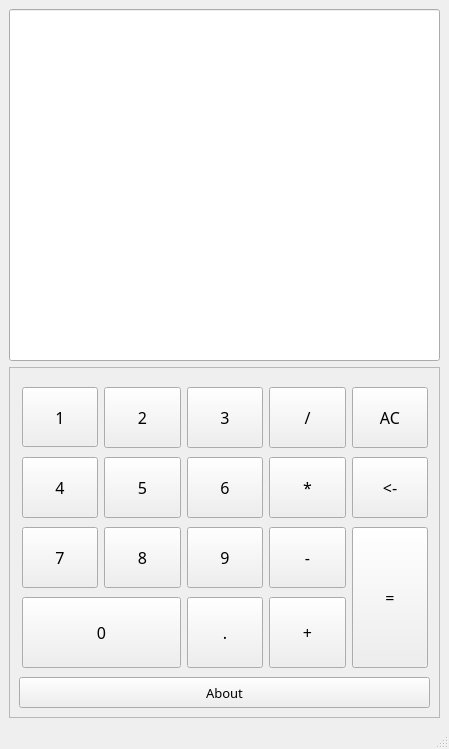
<?xml version="1.0" encoding="UTF-8"?>
<ui version="4.0">
 <class>Calculator</class>
 <widget class="QMainWindow" name="Calculator">
  <property name="enabled">
   <bool>true</bool>
  </property>
  <property name="geometry">
   <rect>
    <x>0</x>
    <y>0</y>
    <width>449</width>
    <height>749</height>
   </rect>
  </property>
  <property name="sizePolicy">
   <sizepolicy hsizetype="Preferred" vsizetype="Fixed">
    <horstretch>250</horstretch>
    <verstretch>250</verstretch>
   </sizepolicy>
  </property>
  <property name="minimumSize">
   <size>
    <width>250</width>
    <height>250</height>
   </size>
  </property>
  <property name="maximumSize">
   <size>
    <width>16777215</width>
    <height>16777215</height>
   </size>
  </property>
  <property name="windowTitle">
   <string>Smart Calculator</string>
  </property>
  <property name="windowIcon">
   <iconset resource="img.qrc">
    <normaloff>:/resources/icon.png</normaloff>:/resources/icon.png</iconset>
  </property>
  <widget class="QWidget" name="centralwidget">
   <layout class="QVBoxLayout" name="verticalLayout">
    <item>
     <widget class="QLineEdit" name="Input">
      <property name="sizePolicy">
       <sizepolicy hsizetype="Preferred" vsizetype="Preferred">
        <horstretch>0</horstretch>
        <verstretch>0</verstretch>
       </sizepolicy>
      </property>
      <property name="minimumSize">
       <size>
        <width>20</width>
        <height>20</height>
       </size>
      </property>
      <property name="font">
       <font>
        <family>Fira Sans</family>
        <pointsize>36</pointsize>
        <italic>false</italic>
        <bold>false</bold>
       </font>
      </property>
      <property name="tabletTracking">
       <bool>false</bool>
      </property>
      <property name="toolTip">
       <string>&lt;html&gt;&lt;head/&gt;&lt;body&gt;&lt;p align=&quot;right&quot;&gt;&lt;br/&gt;&lt;/p&gt;&lt;/body&gt;&lt;/html&gt;</string>
      </property>
      <property name="layoutDirection">
       <enum>Qt::RightToLeft</enum>
      </property>
      <property name="styleSheet">
       <string notr="true">font: 36pt &quot;Fira Sans&quot;;</string>
      </property>
      <property name="text">
       <string/>
      </property>
      <property name="alignment">
       <set>Qt::AlignRight|Qt::AlignTrailing|Qt::AlignVCenter</set>
      </property>
     </widget>
    </item>
    <item>
     <widget class="QFrame" name="frame">
      <property name="frameShape">
       <enum>QFrame::StyledPanel</enum>
      </property>
      <property name="frameShadow">
       <enum>QFrame::Raised</enum>
      </property>
      <widget class="QPushButton" name="About">
       <property name="geometry">
        <rect>
         <x>10</x>
         <y>310</y>
         <width>411</width>
         <height>31</height>
        </rect>
       </property>
       <property name="font">
        <font>
         <family>Fira Code Medium</family>
         <pointsize>10</pointsize>
         <bold>false</bold>
        </font>
       </property>
       <property name="text">
        <string>About</string>
       </property>
      </widget>
      <widget class="QPushButton" name="Eight">
       <property name="geometry">
        <rect>
         <x>95</x>
         <y>160</y>
         <width>77</width>
         <height>61</height>
        </rect>
       </property>
       <property name="sizePolicy">
        <sizepolicy hsizetype="Preferred" vsizetype="Preferred">
         <horstretch>0</horstretch>
         <verstretch>0</verstretch>
        </sizepolicy>
       </property>
       <property name="minimumSize">
        <size>
         <width>20</width>
         <height>20</height>
        </size>
       </property>
       <property name="font">
        <font>
         <family>Fira Code Medium</family>
         <pointsize>12</pointsize>
         <bold>false</bold>
        </font>
       </property>
       <property name="text">
        <string>8</string>
       </property>
      </widget>
      <widget class="QPushButton" name="dot">
       <property name="geometry">
        <rect>
         <x>178</x>
         <y>230</y>
         <width>76</width>
         <height>71</height>
        </rect>
       </property>
       <property name="sizePolicy">
        <sizepolicy hsizetype="Preferred" vsizetype="Preferred">
         <horstretch>0</horstretch>
         <verstretch>0</verstretch>
        </sizepolicy>
       </property>
       <property name="minimumSize">
        <size>
         <width>20</width>
         <height>20</height>
        </size>
       </property>
       <property name="font">
        <font>
         <family>Fira Code Medium</family>
         <pointsize>12</pointsize>
         <bold>false</bold>
        </font>
       </property>
       <property name="text">
        <string>.</string>
       </property>
      </widget>
      <widget class="QPushButton" name="Six">
       <property name="geometry">
        <rect>
         <x>178</x>
         <y>90</y>
         <width>76</width>
         <height>61</height>
        </rect>
       </property>
       <property name="sizePolicy">
        <sizepolicy hsizetype="Preferred" vsizetype="Preferred">
         <horstretch>0</horstretch>
         <verstretch>0</verstretch>
        </sizepolicy>
       </property>
       <property name="minimumSize">
        <size>
         <width>20</width>
         <height>20</height>
        </size>
       </property>
       <property name="font">
        <font>
         <family>Fira Code Medium</family>
         <pointsize>12</pointsize>
         <bold>false</bold>
        </font>
       </property>
       <property name="text">
        <string>6</string>
       </property>
      </widget>
      <widget class="QPushButton" name="Zero">
       <property name="geometry">
        <rect>
         <x>13</x>
         <y>230</y>
         <width>159</width>
         <height>71</height>
        </rect>
       </property>
       <property name="sizePolicy">
        <sizepolicy hsizetype="Preferred" vsizetype="Preferred">
         <horstretch>0</horstretch>
         <verstretch>0</verstretch>
        </sizepolicy>
       </property>
       <property name="minimumSize">
        <size>
         <width>20</width>
         <height>20</height>
        </size>
       </property>
       <property name="font">
        <font>
         <family>Fira Code Medium</family>
         <pointsize>12</pointsize>
         <bold>false</bold>
        </font>
       </property>
       <property name="text">
        <string>0</string>
       </property>
      </widget>
      <widget class="QPushButton" name="Plus">
       <property name="geometry">
        <rect>
         <x>260</x>
         <y>230</y>
         <width>77</width>
         <height>71</height>
        </rect>
       </property>
       <property name="sizePolicy">
        <sizepolicy hsizetype="Preferred" vsizetype="Preferred">
         <horstretch>0</horstretch>
         <verstretch>0</verstretch>
        </sizepolicy>
       </property>
       <property name="minimumSize">
        <size>
         <width>20</width>
         <height>20</height>
        </size>
       </property>
       <property name="font">
        <font>
         <family>Fira Code Medium</family>
         <pointsize>12</pointsize>
         <bold>false</bold>
        </font>
       </property>
       <property name="text">
        <string>+</string>
       </property>
      </widget>
      <widget class="QPushButton" name="Clear">
       <property name="geometry">
        <rect>
         <x>343</x>
         <y>90</y>
         <width>76</width>
         <height>61</height>
        </rect>
       </property>
       <property name="sizePolicy">
        <sizepolicy hsizetype="Preferred" vsizetype="Preferred">
         <horstretch>0</horstretch>
         <verstretch>0</verstretch>
        </sizepolicy>
       </property>
       <property name="minimumSize">
        <size>
         <width>20</width>
         <height>20</height>
        </size>
       </property>
       <property name="font">
        <font>
         <family>Fira Code Medium</family>
         <pointsize>12</pointsize>
         <bold>false</bold>
        </font>
       </property>
       <property name="text">
        <string>&lt;-</string>
       </property>
      </widget>
      <widget class="QPushButton" name="Minus">
       <property name="geometry">
        <rect>
         <x>260</x>
         <y>160</y>
         <width>77</width>
         <height>61</height>
        </rect>
       </property>
       <property name="sizePolicy">
        <sizepolicy hsizetype="Preferred" vsizetype="Preferred">
         <horstretch>0</horstretch>
         <verstretch>0</verstretch>
        </sizepolicy>
       </property>
       <property name="minimumSize">
        <size>
         <width>20</width>
         <height>20</height>
        </size>
       </property>
       <property name="font">
        <font>
         <family>Fira Code Medium</family>
         <pointsize>12</pointsize>
         <bold>false</bold>
        </font>
       </property>
       <property name="text">
        <string>-</string>
       </property>
      </widget>
      <widget class="QPushButton" name="One">
       <property name="geometry">
        <rect>
         <x>13</x>
         <y>20</y>
         <width>76</width>
         <height>60</height>
        </rect>
       </property>
       <property name="sizePolicy">
        <sizepolicy hsizetype="Preferred" vsizetype="Preferred">
         <horstretch>0</horstretch>
         <verstretch>0</verstretch>
        </sizepolicy>
       </property>
       <property name="minimumSize">
        <size>
         <width>20</width>
         <height>20</height>
        </size>
       </property>
       <property name="font">
        <font>
         <family>Fira Code Medium</family>
         <pointsize>12</pointsize>
         <bold>false</bold>
        </font>
       </property>
       <property name="text">
        <string>1</string>
       </property>
      </widget>
      <widget class="QPushButton" name="Three">
       <property name="geometry">
        <rect>
         <x>178</x>
         <y>20</y>
         <width>76</width>
         <height>61</height>
        </rect>
       </property>
       <property name="sizePolicy">
        <sizepolicy hsizetype="Preferred" vsizetype="Preferred">
         <horstretch>0</horstretch>
         <verstretch>0</verstretch>
        </sizepolicy>
       </property>
       <property name="minimumSize">
        <size>
         <width>20</width>
         <height>20</height>
        </size>
       </property>
       <property name="font">
        <font>
         <family>Fira Code Medium</family>
         <pointsize>12</pointsize>
         <bold>false</bold>
        </font>
       </property>
       <property name="text">
        <string>3</string>
       </property>
      </widget>
      <widget class="QPushButton" name="Seven">
       <property name="geometry">
        <rect>
         <x>13</x>
         <y>160</y>
         <width>76</width>
         <height>61</height>
        </rect>
       </property>
       <property name="sizePolicy">
        <sizepolicy hsizetype="Preferred" vsizetype="Preferred">
         <horstretch>0</horstretch>
         <verstretch>0</verstretch>
        </sizepolicy>
       </property>
       <property name="minimumSize">
        <size>
         <width>20</width>
         <height>20</height>
        </size>
       </property>
       <property name="font">
        <font>
         <family>Fira Code Medium</family>
         <pointsize>12</pointsize>
         <bold>false</bold>
        </font>
       </property>
       <property name="text">
        <string>7</string>
       </property>
      </widget>
      <widget class="QPushButton" name="Ac">
       <property name="geometry">
        <rect>
         <x>343</x>
         <y>20</y>
         <width>76</width>
         <height>61</height>
        </rect>
       </property>
       <property name="sizePolicy">
        <sizepolicy hsizetype="Preferred" vsizetype="Preferred">
         <horstretch>0</horstretch>
         <verstretch>0</verstretch>
        </sizepolicy>
       </property>
       <property name="minimumSize">
        <size>
         <width>20</width>
         <height>20</height>
        </size>
       </property>
       <property name="font">
        <font>
         <family>Fira Code Medium</family>
         <pointsize>12</pointsize>
         <bold>false</bold>
        </font>
       </property>
       <property name="text">
        <string>AC</string>
       </property>
      </widget>
      <widget class="QPushButton" name="Nine">
       <property name="geometry">
        <rect>
         <x>178</x>
         <y>160</y>
         <width>76</width>
         <height>61</height>
        </rect>
       </property>
       <property name="sizePolicy">
        <sizepolicy hsizetype="Preferred" vsizetype="Preferred">
         <horstretch>0</horstretch>
         <verstretch>0</verstretch>
        </sizepolicy>
       </property>
       <property name="minimumSize">
        <size>
         <width>20</width>
         <height>20</height>
        </size>
       </property>
       <property name="font">
        <font>
         <family>Fira Code Medium</family>
         <pointsize>12</pointsize>
         <bold>false</bold>
        </font>
       </property>
       <property name="text">
        <string>9</string>
       </property>
      </widget>
      <widget class="QPushButton" name="Two">
       <property name="geometry">
        <rect>
         <x>95</x>
         <y>20</y>
         <width>77</width>
         <height>61</height>
        </rect>
       </property>
       <property name="sizePolicy">
        <sizepolicy hsizetype="Preferred" vsizetype="Preferred">
         <horstretch>0</horstretch>
         <verstretch>0</verstretch>
        </sizepolicy>
       </property>
       <property name="minimumSize">
        <size>
         <width>20</width>
         <height>20</height>
        </size>
       </property>
       <property name="font">
        <font>
         <family>Fira Code Medium</family>
         <pointsize>12</pointsize>
         <bold>false</bold>
        </font>
       </property>
       <property name="text">
        <string>2</string>
       </property>
      </widget>
      <widget class="QPushButton" name="Five">
       <property name="geometry">
        <rect>
         <x>95</x>
         <y>90</y>
         <width>77</width>
         <height>61</height>
        </rect>
       </property>
       <property name="sizePolicy">
        <sizepolicy hsizetype="Preferred" vsizetype="Preferred">
         <horstretch>0</horstretch>
         <verstretch>0</verstretch>
        </sizepolicy>
       </property>
       <property name="minimumSize">
        <size>
         <width>20</width>
         <height>20</height>
        </size>
       </property>
       <property name="font">
        <font>
         <family>Fira Code Medium</family>
         <pointsize>12</pointsize>
         <bold>false</bold>
        </font>
       </property>
       <property name="text">
        <string>5</string>
       </property>
      </widget>
      <widget class="QPushButton" name="Four">
       <property name="geometry">
        <rect>
         <x>13</x>
         <y>90</y>
         <width>76</width>
         <height>61</height>
        </rect>
       </property>
       <property name="sizePolicy">
        <sizepolicy hsizetype="Preferred" vsizetype="Preferred">
         <horstretch>0</horstretch>
         <verstretch>0</verstretch>
        </sizepolicy>
       </property>
       <property name="minimumSize">
        <size>
         <width>20</width>
         <height>20</height>
        </size>
       </property>
       <property name="font">
        <font>
         <family>Fira Code Medium</family>
         <pointsize>12</pointsize>
         <bold>false</bold>
        </font>
       </property>
       <property name="text">
        <string>4</string>
       </property>
      </widget>
      <widget class="QPushButton" name="Multiply">
       <property name="geometry">
        <rect>
         <x>260</x>
         <y>90</y>
         <width>77</width>
         <height>61</height>
        </rect>
       </property>
       <property name="sizePolicy">
        <sizepolicy hsizetype="Preferred" vsizetype="Preferred">
         <horstretch>0</horstretch>
         <verstretch>0</verstretch>
        </sizepolicy>
       </property>
       <property name="minimumSize">
        <size>
         <width>20</width>
         <height>20</height>
        </size>
       </property>
       <property name="font">
        <font>
         <family>Fira Code Medium</family>
         <pointsize>12</pointsize>
         <bold>false</bold>
        </font>
       </property>
       <property name="text">
        <string>*</string>
       </property>
      </widget>
      <widget class="QPushButton" name="Equal">
       <property name="geometry">
        <rect>
         <x>343</x>
         <y>160</y>
         <width>76</width>
         <height>141</height>
        </rect>
       </property>
       <property name="sizePolicy">
        <sizepolicy hsizetype="Preferred" vsizetype="Preferred">
         <horstretch>0</horstretch>
         <verstretch>0</verstretch>
        </sizepolicy>
       </property>
       <property name="minimumSize">
        <size>
         <width>20</width>
         <height>20</height>
        </size>
       </property>
       <property name="font">
        <font>
         <family>Fira Code Medium</family>
         <pointsize>12</pointsize>
         <bold>false</bold>
        </font>
       </property>
       <property name="text">
        <string>=</string>
       </property>
      </widget>
      <widget class="QPushButton" name="Divide">
       <property name="geometry">
        <rect>
         <x>260</x>
         <y>20</y>
         <width>77</width>
         <height>61</height>
        </rect>
       </property>
       <property name="sizePolicy">
        <sizepolicy hsizetype="Preferred" vsizetype="Preferred">
         <horstretch>0</horstretch>
         <verstretch>0</verstretch>
        </sizepolicy>
       </property>
       <property name="minimumSize">
        <size>
         <width>20</width>
         <height>20</height>
        </size>
       </property>
       <property name="font">
        <font>
         <family>Fira Code Medium</family>
         <pointsize>12</pointsize>
         <bold>false</bold>
        </font>
       </property>
       <property name="text">
        <string>/</string>
       </property>
      </widget>
     </widget>
    </item>
   </layout>
  </widget>
  <widget class="QStatusBar" name="statusbar"/>
 </widget>
 <resources>
  <include location="img.qrc"/>
 </resources>
 <connections/>
</ui>
